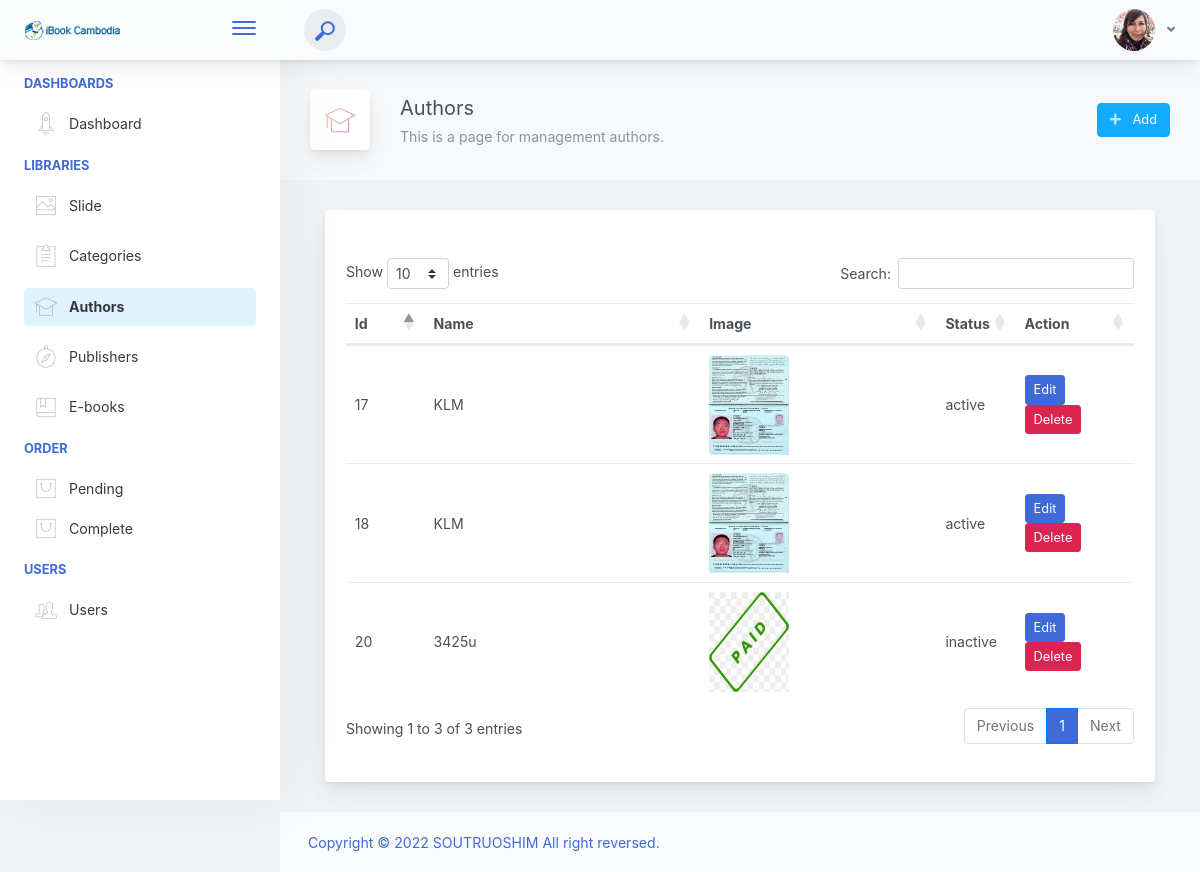
Screenshot of /admin/author/authors.php with the database file from the repository.
### tables this page shows
CREATE TABLE IF NOT EXISTS `authors` (
  `id` bigint(20) UNSIGNED NOT NULL AUTO_INCREMENT,
  `title` varchar(191) DEFAULT NULL,
  `slug` varchar(191) DEFAULT NULL,
  `image` varchar(200) DEFAULT NULL,
  `status` enum('active','inactive') NOT NULL,
  `created_at` timestamp NULL DEFAULT CURRENT_TIMESTAMP,
  `updated_at` timestamp NULL DEFAULT NULL,
  PRIMARY KEY (`id`)
);

### objects/author.php (called while the page is built, shortened)
<?php
class Author
{
    private $conn;
    private $table_name = "authors";
    public function __construct($db)
    {
        $this->conn = $db;
    }
    public function readAll()
    {
        $query = "SELECT
                *
            FROM
                " . $this->table_name . "
            ORDER BY
                id DESC";
        $stmt = $this->conn->prepare($query);
        $stmt->execute();
        return $stmt;
    }
}

### admin/author/authors.php (the view, shortened to what this page needs)
<?php
   include("../inc/header.php");
    include(__DIR__ . "/../../objects/author.php");
?>
<div class="app-page-title">
    <div class="page-title-wrapper">
        <div class="page-title-heading">
            <div class="page-title-icon">
            <i class="pe-7s-study icon-gradient bg-mean-fruit">
                </i>
            </div>
            <div>Authors
                <div class="page-title-subheading">This is a page for management authors.
                </div>
            </div>
        </div>
        <div class="page-title-actions">
            <div class="d-inline-block dropdown">
                <a type="button" class="btn-shadow btn btn-info" href="../author/add_author.php" >
                    <span class="btn-icon-wrapper pr-2 opacity-7">
                        <i class="fa fa-plus fa-w-20"></i>
                    </span>
                    Add
                </a>
            </div>
        </div>
    </div>
</div>
            <div class="content-wrap">
                <div class="container-fluid">
                <div class="main-card mb-3 card">
                 <div class="card-body"><h5 class="card-title"></h5>
                <div class="row">
                        <div class="col-md-12 p-3">
                            <table class="table" id="tbl_author">
                                <thead>
                                    <tr>
                                        <th scope="col" width = "10%">Id</th>
                                        <th scope="col" width = "35%">Name</th>
                                        <th scope="col" width = "30%">Image</th>
                                        <th scope="col" width = "10%">Status</th>
                                        <th scope="col" width = "15%">Action</th>
                                    </tr>
                                </thead>
                                <tbody>
                                    <?php
                                       $database = new Database();
                                       $db = $database->getConnection();
                                       $author = new Author($db);
                                       $stmt = $author->readAll();
                                    ?>
                                    <?php while ($row = $stmt->fetch(PDO::FETCH_ASSOC)) {
                                        $id = $row['id']; ?>
                                        <tr>
                                            <td><?php echo $row['id']; ?></td>
                                            <td><?php echo $row['title']; ?></td>
                                            <td><img src="<?= '../../upload/images/author/'.$row['image'] ?>" width="80" height="100"/> </td>
                                            <td><?php echo $row['status']; ?></td>
                                            <td>
                                                <form method="POST" action="queries/delete_author.php">
                                                    <a href="edit_author.php?id=<?php echo $row['id']; ?>" type="button" class="btn btn-primary btn-sm">Edit</a>
                                                    <a delete-id='<?= $id ?>' class='btn btn-danger text-white btn-sm delete-object' type="button">Delete</a>
                                                </form>
                                            </td>
                                        </tr>
                                    <?php } ?>
                              </tbody>
                            </table>
                        </div>
                    </div>
                </div>
                </div>
                </div>
            </div>
<?php
   include("../inc/footer.php");
?>

### rows the page displays
authors: id "20", title "3425u", image (picture), status "inactive"
authors: id "18", title "KLM", image (picture), status "active"
authors: id "17", title "KLM", image (picture), status "active"
